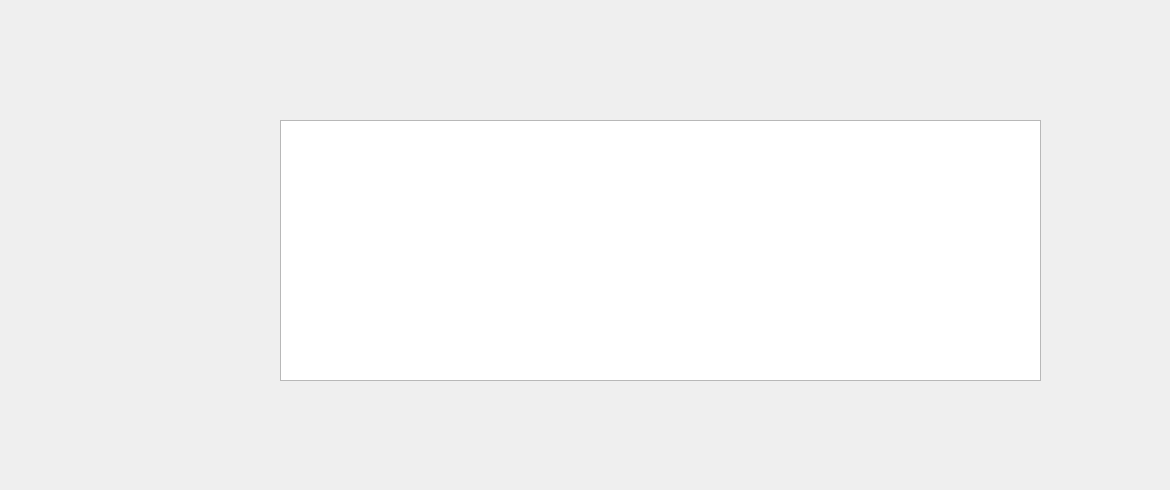
    <widget class="QWidget" name="afficher_compte">
     <property name="styleSheet">
      <string notr="true">#afficher_compte{
background-color: transparent;
border-image: url(:back2.jpg);
background: none;
border: none;
background-repeat: none;
}
</string>
     </property>
     <widget class="QTableView" name="tableView_compte">
      <property name="geometry">
       <rect>
        <x>280</x>
        <y>120</y>
        <width>761</width>
        <height>261</height>
       </rect>
      </property>
      <property name="font">
       <font>
        <pointsize>16</pointsize>
        <weight>75</weight>
        <bold>true</bold>
       </font>
      </property>
      <property name="styleSheet">
       <string notr="true">$</string>
      </property>
     </widget>
     <widget class="QPushButton" name="pushButton_annuler_aff">
      <property name="geometry">
       <rect>
        <x>540</x>
        <y>420</y>
        <width>231</width>
        <height>61</height>
       </rect>
      </property>
      <property name="styleSheet">
       <string notr="true">#pushButton_annuler_aff {
background-color: transparent;
border-image: url(:Annuler.png);
background: none;
border: none;
background-repeat: none;
}</string>
      </property>
      <property name="text">
       <string/>
      </property>
     </widget>
     <widget class="QPushButton" name="pushButton_Close_affu">
      <property name="geometry">
       <rect>
        <x>1130</x>
        <y>10</y>
        <width>31</width>
        <height>31</height>
       </rect>
      </property>
      <property name="styleSheet">
       <string notr="true">#pushButton_Close_affu {
background-color: transparent;
border-image: url(:close.png);
background: none;
border: none;
background-repeat: none;
}
</string>
      </property>
      <property name="text">
       <string/>
      </property>
     </widget>
    </widget>
